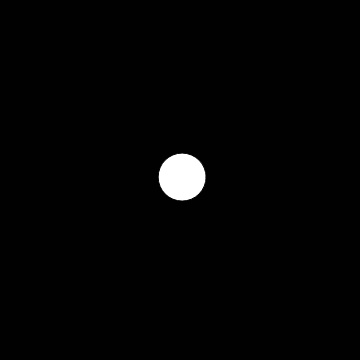
Frame 1 (no input)
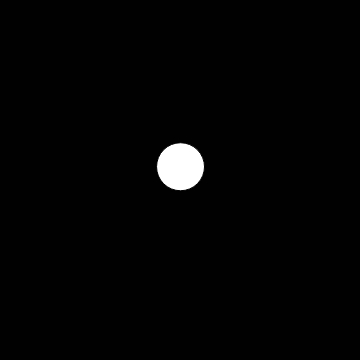
Frame 60 (no input)
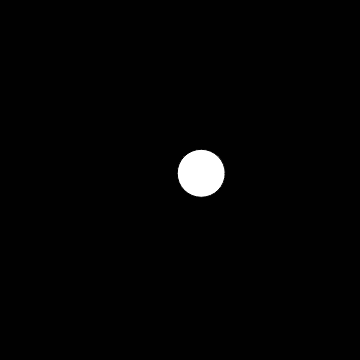
Frame 120 (the mouse pressed at the canvas centre since frame 60)

The p5.js sketch that drew these frames (run headless with seeded random() and noise() and a simulated clock; from frame 60 on, the mouse is pressed at the canvas centre):

// p5.js sketch
// ── sketch.js
// Daniel Shiffman
// https://www.kadenze.com/courses/the-nature-of-code
// http://natureofcode.com/
// Session 1: Random Walker

var w;

function setup() {//土台
  createCanvas(360, 360);//横×縦。背景のサイズ。
  // Make a Walker object
  w = new Walker();
}

function draw() {//土台
    background(1);//背景の濃さ。小さい方が黑に近づく。
  // Update and display object
  w.update();
  w.display();
}

function Walker() {//Walkerのオブジェクト

  // Start Walker in center
  this.pos = createVector(width / 2, height / 2);

  this.update = function() {
    // Move Walker randomly
    var vel = createVector(random(-5, 5), random(-5, 5));//（最小値、最大値）数を大きくするほど、揺れ
    this.pos.add(vel);
  }

  this.display = function() {
    // Draw Walker as circle
    fill(255);
    ellipse(this.pos.x, this.pos.y, 48, 48);
  }
}
